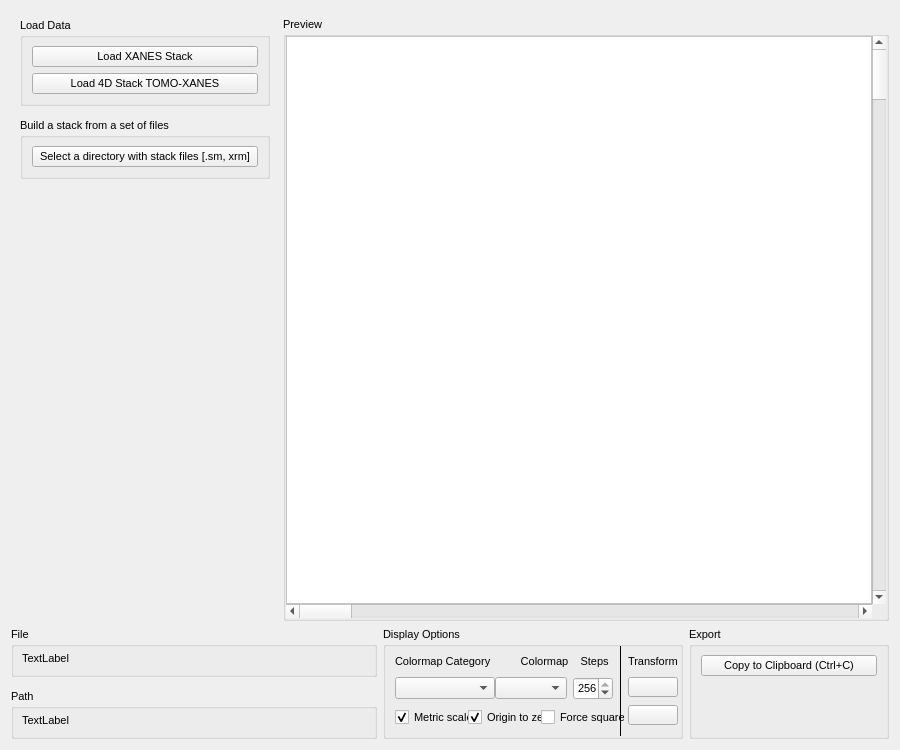
<?xml version="1.0" encoding="UTF-8"?>
<ui version="4.0">
 <class>Form</class>
 <widget class="QWidget" name="Form">
  <property name="geometry">
   <rect>
    <x>0</x>
    <y>0</y>
    <width>900</width>
    <height>750</height>
   </rect>
  </property>
  <property name="sizePolicy">
   <sizepolicy hsizetype="Maximum" vsizetype="Maximum">
    <horstretch>0</horstretch>
    <verstretch>0</verstretch>
   </sizepolicy>
  </property>
  <property name="windowTitle">
   <string>Form</string>
  </property>
  <layout class="QVBoxLayout" name="verticalLayout">
   <item>
    <layout class="QHBoxLayout" name="horizontalLayout">
     <property name="spacing">
      <number>12</number>
     </property>
     <property name="topMargin">
      <number>6</number>
     </property>
     <item>
      <widget class="QFrame" name="verticalFrame">
       <property name="sizePolicy">
        <sizepolicy hsizetype="Maximum" vsizetype="Preferred">
         <horstretch>0</horstretch>
         <verstretch>0</verstretch>
        </sizepolicy>
       </property>
       <property name="font">
        <font>
         <family>Ubuntu</family>
         <pointsize>8</pointsize>
        </font>
       </property>
       <layout class="QVBoxLayout" name="verticalLayout_2">
        <property name="spacing">
         <number>12</number>
        </property>
        <property name="sizeConstraint">
         <enum>QLayout::SetDefaultConstraint</enum>
        </property>
        <property name="topMargin">
         <number>1</number>
        </property>
        <property name="rightMargin">
         <number>1</number>
        </property>
        <property name="bottomMargin">
         <number>1</number>
        </property>
        <item>
         <widget class="QGroupBox" name="groupBox">
          <property name="minimumSize">
           <size>
            <width>250</width>
            <height>0</height>
           </size>
          </property>
          <property name="maximumSize">
           <size>
            <width>250</width>
            <height>16777215</height>
           </size>
          </property>
          <property name="font">
           <font>
            <family>Ubuntu</family>
            <pointsize>8</pointsize>
           </font>
          </property>
          <property name="title">
           <string>Load Data</string>
          </property>
          <layout class="QVBoxLayout" name="verticalLayout_5">
           <item>
            <widget class="QPushButton" name="button_multiload">
             <property name="font">
              <font>
               <family>Ubuntu</family>
               <pointsize>8</pointsize>
              </font>
             </property>
             <property name="text">
              <string>Load XANES Stack</string>
             </property>
            </widget>
           </item>
           <item>
            <widget class="QPushButton" name="button_4d">
             <property name="font">
              <font>
               <family>Ubuntu</family>
               <pointsize>8</pointsize>
              </font>
             </property>
             <property name="text">
              <string>Load 4D Stack TOMO-XANES</string>
             </property>
            </widget>
           </item>
          </layout>
         </widget>
        </item>
        <item>
         <widget class="QGroupBox" name="groupBox_3">
          <property name="minimumSize">
           <size>
            <width>250</width>
            <height>0</height>
           </size>
          </property>
          <property name="maximumSize">
           <size>
            <width>250</width>
            <height>16777215</height>
           </size>
          </property>
          <property name="font">
           <font>
            <family>Ubuntu</family>
            <pointsize>8</pointsize>
           </font>
          </property>
          <property name="title">
           <string>Build a stack from a set of files</string>
          </property>
          <layout class="QVBoxLayout" name="verticalLayout_6">
           <item>
            <widget class="QPushButton" name="button_sm">
             <property name="sizePolicy">
              <sizepolicy hsizetype="Minimum" vsizetype="Maximum">
               <horstretch>0</horstretch>
               <verstretch>0</verstretch>
              </sizepolicy>
             </property>
             <property name="font">
              <font>
               <family>Ubuntu</family>
               <pointsize>8</pointsize>
              </font>
             </property>
             <property name="text">
              <string>Select a directory with stack files [.sm, xrm]</string>
             </property>
            </widget>
           </item>
          </layout>
         </widget>
        </item>
        <item>
         <spacer name="verticalSpacer">
          <property name="font">
           <font>
            <family>Ubuntu</family>
            <pointsize>8</pointsize>
           </font>
          </property>
          <property name="orientation">
           <enum>Qt::Vertical</enum>
          </property>
          <property name="sizeHint" stdset="0">
           <size>
            <width>20</width>
            <height>40</height>
           </size>
          </property>
         </spacer>
        </item>
       </layout>
      </widget>
     </item>
     <item>
      <widget class="QGroupBox" name="tc_imageeng">
       <property name="sizePolicy">
        <sizepolicy hsizetype="MinimumExpanding" vsizetype="MinimumExpanding">
         <horstretch>0</horstretch>
         <verstretch>0</verstretch>
        </sizepolicy>
       </property>
       <property name="font">
        <font>
         <family>Ubuntu</family>
         <pointsize>8</pointsize>
        </font>
       </property>
       <property name="title">
        <string>Preview</string>
       </property>
       <layout class="QHBoxLayout" name="horizontalLayout_3">
        <property name="spacing">
         <number>0</number>
        </property>
        <property name="leftMargin">
         <number>0</number>
        </property>
        <property name="topMargin">
         <number>0</number>
        </property>
        <property name="rightMargin">
         <number>0</number>
        </property>
        <property name="bottomMargin">
         <number>0</number>
        </property>
        <item>
         <layout class="QGridLayout" name="gridLayout_2" columnstretch="0,0" columnminimumwidth="0,0">
          <property name="sizeConstraint">
           <enum>QLayout::SetDefaultConstraint</enum>
          </property>
          <property name="leftMargin">
           <number>0</number>
          </property>
          <property name="rightMargin">
           <number>0</number>
          </property>
          <property name="spacing">
           <number>0</number>
          </property>
          <item row="0" column="0">
           <widget class="GraphicsView" name="canvas">
            <property name="sizePolicy">
             <sizepolicy hsizetype="Expanding" vsizetype="Expanding">
              <horstretch>0</horstretch>
              <verstretch>0</verstretch>
             </sizepolicy>
            </property>
            <property name="font">
             <font>
              <family>Ubuntu</family>
              <pointsize>8</pointsize>
             </font>
            </property>
            <property name="styleSheet">
             <string notr="true">background: white</string>
            </property>
           </widget>
          </item>
          <item row="0" column="1">
           <widget class="QScrollBar" name="slider_eng">
            <property name="sizePolicy">
             <sizepolicy hsizetype="Fixed" vsizetype="Minimum">
              <horstretch>0</horstretch>
              <verstretch>0</verstretch>
             </sizepolicy>
            </property>
            <property name="minimumSize">
             <size>
              <width>0</width>
              <height>0</height>
             </size>
            </property>
            <property name="baseSize">
             <size>
              <width>0</width>
              <height>0</height>
             </size>
            </property>
            <property name="font">
             <font>
              <family>Ubuntu</family>
              <pointsize>8</pointsize>
              <kerning>false</kerning>
             </font>
            </property>
            <property name="orientation">
             <enum>Qt::Vertical</enum>
            </property>
            <property name="invertedAppearance">
             <bool>false</bool>
            </property>
           </widget>
          </item>
          <item row="1" column="0">
           <widget class="QScrollBar" name="slider_theta">
            <property name="font">
             <font>
              <family>Ubuntu</family>
              <pointsize>8</pointsize>
             </font>
            </property>
            <property name="orientation">
             <enum>Qt::Horizontal</enum>
            </property>
           </widget>
          </item>
         </layout>
        </item>
       </layout>
      </widget>
     </item>
    </layout>
   </item>
   <item>
    <layout class="QGridLayout" name="gridLayout" rowstretch="0">
     <property name="leftMargin">
      <number>0</number>
     </property>
     <property name="topMargin">
      <number>0</number>
     </property>
     <property name="rightMargin">
      <number>0</number>
     </property>
     <property name="bottomMargin">
      <number>0</number>
     </property>
     <property name="spacing">
      <number>6</number>
     </property>
     <item row="0" column="0">
      <layout class="QVBoxLayout" name="verticalLayout_4">
       <property name="spacing">
        <number>12</number>
       </property>
       <property name="topMargin">
        <number>0</number>
       </property>
       <property name="rightMargin">
        <number>0</number>
       </property>
       <item>
        <widget class="QGroupBox" name="groupBox_5">
         <property name="font">
          <font>
           <family>Ubuntu</family>
           <pointsize>8</pointsize>
          </font>
         </property>
         <property name="title">
          <string>File</string>
         </property>
         <layout class="QVBoxLayout" name="verticalLayout_8">
          <property name="spacing">
           <number>0</number>
          </property>
          <property name="leftMargin">
           <number>8</number>
          </property>
          <property name="topMargin">
           <number>6</number>
          </property>
          <property name="rightMargin">
           <number>6</number>
          </property>
          <property name="bottomMargin">
           <number>9</number>
          </property>
          <item>
           <widget class="QLabel" name="tc_file">
            <property name="font">
             <font>
              <family>Ubuntu</family>
              <pointsize>8</pointsize>
             </font>
            </property>
            <property name="cursor">
             <cursorShape>IBeamCursor</cursorShape>
            </property>
            <property name="text">
             <string>TextLabel</string>
            </property>
            <property name="textInteractionFlags">
             <set>Qt::TextSelectableByKeyboard|Qt::TextSelectableByMouse</set>
            </property>
           </widget>
          </item>
         </layout>
        </widget>
       </item>
       <item>
        <widget class="QGroupBox" name="groupBox_4">
         <property name="font">
          <font>
           <family>Ubuntu</family>
           <pointsize>8</pointsize>
          </font>
         </property>
         <property name="title">
          <string>Path</string>
         </property>
         <layout class="QVBoxLayout" name="verticalLayout_9">
          <property name="spacing">
           <number>0</number>
          </property>
          <property name="leftMargin">
           <number>8</number>
          </property>
          <property name="topMargin">
           <number>6</number>
          </property>
          <property name="rightMargin">
           <number>6</number>
          </property>
          <item>
           <widget class="QLabel" name="tc_path">
            <property name="enabled">
             <bool>true</bool>
            </property>
            <property name="font">
             <font>
              <family>Ubuntu</family>
              <pointsize>8</pointsize>
             </font>
            </property>
            <property name="cursor">
             <cursorShape>IBeamCursor</cursorShape>
            </property>
            <property name="text">
             <string>TextLabel</string>
            </property>
            <property name="textInteractionFlags">
             <set>Qt::TextSelectableByKeyboard|Qt::TextSelectableByMouse</set>
            </property>
           </widget>
          </item>
         </layout>
        </widget>
       </item>
      </layout>
     </item>
     <item row="0" column="2">
      <widget class="QGroupBox" name="groupBox_2">
       <property name="sizePolicy">
        <sizepolicy hsizetype="Maximum" vsizetype="Maximum">
         <horstretch>0</horstretch>
         <verstretch>0</verstretch>
        </sizepolicy>
       </property>
       <property name="maximumSize">
        <size>
         <width>200</width>
         <height>300</height>
        </size>
       </property>
       <property name="font">
        <font>
         <family>Ubuntu</family>
         <pointsize>8</pointsize>
        </font>
       </property>
       <property name="title">
        <string>Export</string>
       </property>
       <layout class="QVBoxLayout" name="verticalLayout_10">
        <property name="spacing">
         <number>0</number>
        </property>
        <property name="leftMargin">
         <number>9</number>
        </property>
        <property name="topMargin">
         <number>0</number>
        </property>
        <property name="rightMargin">
         <number>9</number>
        </property>
        <property name="bottomMargin">
         <number>0</number>
        </property>
        <item>
         <layout class="QGridLayout" name="gridLayout_3">
          <property name="sizeConstraint">
           <enum>QLayout::SetDefaultConstraint</enum>
          </property>
          <property name="topMargin">
           <number>9</number>
          </property>
          <property name="spacing">
           <number>0</number>
          </property>
          <item row="0" column="0">
           <widget class="QPushButton" name="pb_copy">
            <property name="text">
             <string>Copy to Clipboard (Ctrl+C)</string>
            </property>
           </widget>
          </item>
         </layout>
        </item>
        <item>
         <spacer name="verticalSpacer_2">
          <property name="orientation">
           <enum>Qt::Vertical</enum>
          </property>
          <property name="sizeHint" stdset="0">
           <size>
            <width>20</width>
            <height>40</height>
           </size>
          </property>
         </spacer>
        </item>
       </layout>
      </widget>
     </item>
     <item row="0" column="1">
      <widget class="QGroupBox" name="DisplayOptions">
       <property name="sizePolicy">
        <sizepolicy hsizetype="MinimumExpanding" vsizetype="Preferred">
         <horstretch>0</horstretch>
         <verstretch>0</verstretch>
        </sizepolicy>
       </property>
       <property name="minimumSize">
        <size>
         <width>0</width>
         <height>0</height>
        </size>
       </property>
       <property name="maximumSize">
        <size>
         <width>300</width>
         <height>16777215</height>
        </size>
       </property>
       <property name="font">
        <font>
         <family>Ubuntu</family>
         <pointsize>8</pointsize>
        </font>
       </property>
       <property name="title">
        <string>Display Options</string>
       </property>
       <layout class="QHBoxLayout" name="horizontalLayout_2">
        <property name="topMargin">
         <number>0</number>
        </property>
        <property name="rightMargin">
         <number>0</number>
        </property>
        <property name="bottomMargin">
         <number>0</number>
        </property>
        <item>
         <layout class="QVBoxLayout" name="verticalLayout_3">
          <property name="spacing">
           <number>0</number>
          </property>
          <property name="bottomMargin">
           <number>0</number>
          </property>
          <item>
           <widget class="QLabel" name="label">
            <property name="minimumSize">
             <size>
              <width>0</width>
              <height>15</height>
             </size>
            </property>
            <property name="maximumSize">
             <size>
              <width>16777215</width>
              <height>15</height>
             </size>
            </property>
            <property name="font">
             <font>
              <family>Ubuntu</family>
              <pointsize>8</pointsize>
             </font>
            </property>
            <property name="text">
             <string>Colormap Category          Colormap    Steps</string>
            </property>
           </widget>
          </item>
          <item>
           <layout class="QHBoxLayout" name="horizontalLayout_4">
            <property name="spacing">
             <number>6</number>
            </property>
            <item>
             <widget class="QComboBox" name="CMCatBox">
              <property name="sizePolicy">
               <sizepolicy hsizetype="Preferred" vsizetype="Fixed">
                <horstretch>0</horstretch>
                <verstretch>0</verstretch>
               </sizepolicy>
              </property>
              <property name="minimumSize">
               <size>
                <width>100</width>
                <height>0</height>
               </size>
              </property>
              <property name="maximumSize">
               <size>
                <width>120</width>
                <height>16777215</height>
               </size>
              </property>
              <property name="font">
               <font>
                <family>Ubuntu</family>
                <pointsize>8</pointsize>
               </font>
              </property>
             </widget>
            </item>
            <item>
             <widget class="QComboBox" name="CMMapBox">
              <property name="font">
               <font>
                <family>Ubuntu</family>
                <pointsize>8</pointsize>
               </font>
              </property>
             </widget>
            </item>
            <item>
             <widget class="QSpinBox" name="StepSpin">
              <property name="maximumSize">
               <size>
                <width>40</width>
                <height>16777215</height>
               </size>
              </property>
              <property name="font">
               <font>
                <family>Ubuntu</family>
                <pointsize>8</pointsize>
               </font>
              </property>
              <property name="minimum">
               <number>2</number>
              </property>
              <property name="maximum">
               <number>256</number>
              </property>
              <property name="value">
               <number>256</number>
              </property>
              <property name="displayIntegerBase">
               <number>10</number>
              </property>
             </widget>
            </item>
           </layout>
          </item>
          <item>
           <layout class="QHBoxLayout" name="horizontalLayout_6" stretch="1,1,1,0">
            <property name="spacing">
             <number>1</number>
            </property>
            <item>
             <widget class="QCheckBox" name="MetricCheckBox">
              <property name="minimumSize">
               <size>
                <width>80</width>
                <height>0</height>
               </size>
              </property>
              <property name="maximumSize">
               <size>
                <width>80</width>
                <height>16777215</height>
               </size>
              </property>
              <property name="font">
               <font>
                <family>Ubuntu</family>
                <pointsize>8</pointsize>
               </font>
              </property>
              <property name="text">
               <string>Metric scale</string>
              </property>
              <property name="checked">
               <bool>true</bool>
              </property>
             </widget>
            </item>
            <item>
             <widget class="QCheckBox" name="ZeroOriginCheckBox">
              <property name="minimumSize">
               <size>
                <width>100</width>
                <height>0</height>
               </size>
              </property>
              <property name="maximumSize">
               <size>
                <width>100</width>
                <height>16777215</height>
               </size>
              </property>
              <property name="font">
               <font>
                <family>Ubuntu</family>
                <pointsize>8</pointsize>
               </font>
              </property>
              <property name="text">
               <string>Origin to zero</string>
              </property>
              <property name="checked">
               <bool>true</bool>
              </property>
             </widget>
            </item>
            <item>
             <widget class="QCheckBox" name="SquarePxCheckBox">
              <property name="minimumSize">
               <size>
                <width>100</width>
                <height>0</height>
               </size>
              </property>
              <property name="maximumSize">
               <size>
                <width>100</width>
                <height>16777215</height>
               </size>
              </property>
              <property name="font">
               <font>
                <family>Ubuntu</family>
                <pointsize>8</pointsize>
               </font>
              </property>
              <property name="autoFillBackground">
               <bool>false</bool>
              </property>
              <property name="text">
               <string>Force square px</string>
              </property>
              <property name="checkable">
               <bool>true</bool>
              </property>
              <property name="checked">
               <bool>false</bool>
              </property>
              <property name="autoRepeat">
               <bool>false</bool>
              </property>
              <property name="autoExclusive">
               <bool>false</bool>
              </property>
              <property name="tristate">
               <bool>false</bool>
              </property>
             </widget>
            </item>
            <item>
             <spacer name="horizontalSpacer">
              <property name="font">
               <font>
                <family>Ubuntu</family>
                <pointsize>8</pointsize>
               </font>
              </property>
              <property name="orientation">
               <enum>Qt::Horizontal</enum>
              </property>
              <property name="sizeHint" stdset="0">
               <size>
                <width>40</width>
                <height>20</height>
               </size>
              </property>
             </spacer>
            </item>
           </layout>
          </item>
         </layout>
        </item>
        <item>
         <widget class="Line" name="line">
          <property name="frameShadow">
           <enum>QFrame::Plain</enum>
          </property>
          <property name="orientation">
           <enum>Qt::Vertical</enum>
          </property>
         </widget>
        </item>
        <item>
         <layout class="QVBoxLayout" name="verticalLayout_7">
          <property name="spacing">
           <number>0</number>
          </property>
          <property name="rightMargin">
           <number>2</number>
          </property>
          <item>
           <widget class="QLabel" name="label_2">
            <property name="minimumSize">
             <size>
              <width>0</width>
              <height>15</height>
             </size>
            </property>
            <property name="maximumSize">
             <size>
              <width>60</width>
              <height>15</height>
             </size>
            </property>
            <property name="font">
             <font>
              <family>Ubuntu</family>
              <pointsize>8</pointsize>
             </font>
            </property>
            <property name="text">
             <string>Transform</string>
            </property>
           </widget>
          </item>
          <item>
           <widget class="QPushButton" name="pb_rotate">
            <property name="maximumSize">
             <size>
              <width>60</width>
              <height>20</height>
             </size>
            </property>
            <property name="layoutDirection">
             <enum>Qt::LeftToRight</enum>
            </property>
            <property name="text">
             <string/>
            </property>
            <property name="icon">
             <iconset>
              <normaloff>images/rotate.png</normaloff>images/rotate.png</iconset>
            </property>
            <property name="iconSize">
             <size>
              <width>16</width>
              <height>16</height>
             </size>
            </property>
           </widget>
          </item>
          <item>
           <widget class="QPushButton" name="pb_mirror">
            <property name="maximumSize">
             <size>
              <width>60</width>
              <height>20</height>
             </size>
            </property>
            <property name="autoFillBackground">
             <bool>false</bool>
            </property>
            <property name="text">
             <string/>
            </property>
            <property name="icon">
             <iconset>
              <normaloff>images/mirror.png</normaloff>images/mirror.png</iconset>
            </property>
            <property name="iconSize">
             <size>
              <width>16</width>
              <height>16</height>
             </size>
            </property>
           </widget>
          </item>
         </layout>
        </item>
       </layout>
      </widget>
     </item>
    </layout>
   </item>
  </layout>
 </widget>
 <customwidgets>
  <customwidget>
   <class>GraphicsView</class>
   <extends>QGraphicsView</extends>
   <header location="global">pyqtgraph</header>
  </customwidget>
 </customwidgets>
 <resources/>
 <connections/>
</ui>
